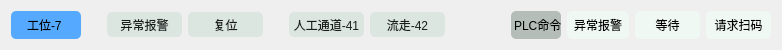
  <widget class="QWidget" name="layoutWidget_7">
   <property name="geometry">
    <rect>
     <x>20</x>
     <y>480</y>
     <width>781</width>
     <height>30</height>
    </rect>
   </property>
   <layout class="QGridLayout" name="gridLayout_7">
    <item row="0" column="10">
     <widget class="QPushButton" name="pb_CmdA_7">
      <property name="minimumSize">
       <size>
        <width>75</width>
        <height>25</height>
       </size>
      </property>
      <property name="styleSheet">
       <string notr="true">background: rgb(220, 230, 225);
border-color: rgb(0, 0, 0);
border-radius: 5px;
color:rgb(24, 28, 27);</string>
      </property>
      <property name="text">
       <string>人工通道-41</string>
      </property>
     </widget>
    </item>
    <item row="0" column="16">
     <widget class="QLabel" name="lb_RequestCode_7">
      <property name="minimumSize">
       <size>
        <width>65</width>
        <height>25</height>
       </size>
      </property>
      <property name="styleSheet">
       <string notr="true">border-radius: 5px;
background-color: rgb(240, 248, 244);</string>
      </property>
      <property name="text">
       <string>请求扫码</string>
      </property>
      <property name="alignment">
       <set>Qt::AlignCenter</set>
      </property>
     </widget>
    </item>
    <item row="0" column="13">
     <widget class="QLabel" name="label_10">
      <property name="minimumSize">
       <size>
        <width>50</width>
        <height>25</height>
       </size>
      </property>
      <property name="styleSheet">
       <string notr="true">border-radius: 5px;
background-color: rgb(180, 189, 184);</string>
      </property>
      <property name="text">
       <string> PLC命令</string>
      </property>
      <property name="alignment">
       <set>Qt::AlignCenter</set>
      </property>
     </widget>
    </item>
    <item row="0" column="3">
     <spacer name="horizontalSpacer_20">
      <property name="orientation">
       <enum>Qt::Horizontal</enum>
      </property>
      <property name="sizeType">
       <enum>QSizePolicy::Fixed</enum>
      </property>
      <property name="sizeHint" stdset="0">
       <size>
        <width>20</width>
        <height>20</height>
       </size>
      </property>
     </spacer>
    </item>
    <item row="0" column="6">
     <spacer name="horizontalSpacer_21">
      <property name="orientation">
       <enum>Qt::Horizontal</enum>
      </property>
      <property name="sizeType">
       <enum>QSizePolicy::Fixed</enum>
      </property>
      <property name="sizeHint" stdset="0">
       <size>
        <width>20</width>
        <height>20</height>
       </size>
      </property>
     </spacer>
    </item>
    <item row="0" column="4">
     <widget class="QPushButton" name="pb_Error_7">
      <property name="minimumSize">
       <size>
        <width>75</width>
        <height>25</height>
       </size>
      </property>
      <property name="styleSheet">
       <string notr="true">background: rgb(220, 230, 225);
border-color: rgb(0, 0, 0);
border-radius: 5px;
color:rgb(24, 28, 27);</string>
      </property>
      <property name="text">
       <string>异常报警</string>
      </property>
     </widget>
    </item>
    <item row="0" column="12">
     <spacer name="horizontalSpacer_22">
      <property name="orientation">
       <enum>Qt::Horizontal</enum>
      </property>
      <property name="sizeType">
       <enum>QSizePolicy::Fixed</enum>
      </property>
      <property name="sizeHint" stdset="0">
       <size>
        <width>60</width>
        <height>20</height>
       </size>
      </property>
     </spacer>
    </item>
    <item row="0" column="11">
     <widget class="QPushButton" name="pb_CmdB_7">
      <property name="minimumSize">
       <size>
        <width>75</width>
        <height>25</height>
       </size>
      </property>
      <property name="styleSheet">
       <string notr="true">background: rgb(220, 230, 225);
border-color: rgb(0, 0, 0);
border-radius: 5px;
color:rgb(24, 28, 27);</string>
      </property>
      <property name="text">
       <string>流走-42</string>
      </property>
     </widget>
    </item>
    <item row="0" column="15">
     <widget class="QLabel" name="lb_Wait_7">
      <property name="minimumSize">
       <size>
        <width>65</width>
        <height>25</height>
       </size>
      </property>
      <property name="styleSheet">
       <string notr="true">border-radius: 5px;
background-color: rgb(240, 248, 244);</string>
      </property>
      <property name="text">
       <string>等待</string>
      </property>
      <property name="alignment">
       <set>Qt::AlignCenter</set>
      </property>
     </widget>
    </item>
    <item row="0" column="2">
     <widget class="QLabel" name="lb_WorkStation_7">
      <property name="minimumSize">
       <size>
        <width>70</width>
        <height>28</height>
       </size>
      </property>
      <property name="styleSheet">
       <string notr="true">border-radius: 5px;
background-color: rgb(85, 170, 255);</string>
      </property>
      <property name="text">
       <string>工位-7 </string>
      </property>
      <property name="alignment">
       <set>Qt::AlignCenter</set>
      </property>
     </widget>
    </item>
    <item row="0" column="14">
     <widget class="QLabel" name="lb_Error_7">
      <property name="minimumSize">
       <size>
        <width>62</width>
        <height>25</height>
       </size>
      </property>
      <property name="styleSheet">
       <string notr="true">border-radius: 5px;
background-color: rgb(240, 248, 244);</string>
      </property>
      <property name="text">
       <string>异常报警</string>
      </property>
      <property name="alignment">
       <set>Qt::AlignCenter</set>
      </property>
     </widget>
    </item>
    <item row="0" column="5">
     <widget class="QPushButton" name="pb_Reset_7">
      <property name="minimumSize">
       <size>
        <width>75</width>
        <height>25</height>
       </size>
      </property>
      <property name="styleSheet">
       <string notr="true">background: rgb(220, 230, 225);
border-color: rgb(0, 0, 0);
border-radius: 5px;
color:rgb(24, 28, 27);</string>
      </property>
      <property name="text">
       <string>复位</string>
      </property>
     </widget>
    </item>
   </layout>
  </widget>
